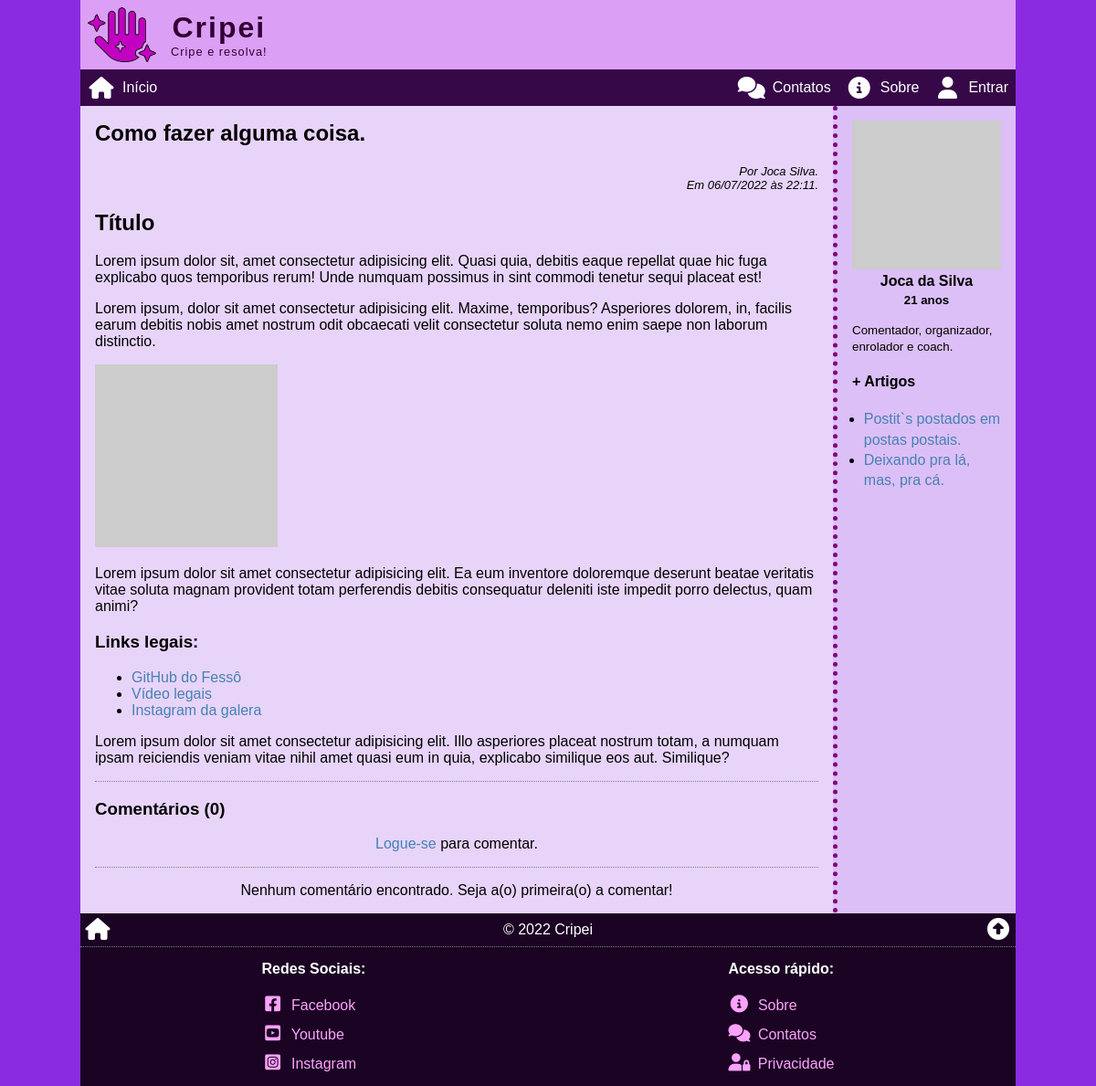
/view/?5, run on the app's committed database.
### tables this page shows
CREATE TABLE articles (
    art_id INT PRIMARY KEY NOT NULL AUTO_INCREMENT,
    art_date TIMESTAMP DEFAULT CURRENT_TIMESTAMP,
    art_title VARCHAR(255) NOT NULL,
    art_thumb VARCHAR(255) NOT NULL,
    art_intro VARCHAR(255) NOT NULL,
    art_author INT,
    art_content LONGTEXT NOT NULL,
    art_status ENUM('on', 'off', 'deleted') DEFAULT 'on',
    art_counter INT DEFAULT 0,
    FOREIGN KEY (art_author) REFERENCES users (user_id)
);

CREATE TABLE users (
    user_id INT PRIMARY KEY NOT NULL AUTO_INCREMENT,
    user_date TIMESTAMP DEFAULT CURRENT_TIMESTAMP,
    user_name VARCHAR(255) NOT NULL,
    user_email VARCHAR(255) NOT NULL,
    user_password VARCHAR(255) NOT NULL,
    user_avatar VARCHAR(255) NOT NULL,
    user_birth DATE NOT NULL,
    user_bio TEXT,
    user_last_login TIMESTAMP DEFAULT CURRENT_TIMESTAMP,
    user_type ENUM('admin', 'author', 'moderator', 'user') DEFAULT 'user',
    user_status ENUM('on', 'off', 'deleted') DEFAULT 'on'
);

### _config.php (called while the page is built, shortened)
<?php
function get_age($birthdate)
{
    $birth_date = date('Y-m-d', strtotime($birthdate));
    list($byear, $bmonth, $bday) = explode('-', $birth_date);
    $age = date("Y") - $byear;
    if (date("m") < $bmonth) $age -= 1;
    elseif ((date("m") == $bmonth) && (date("d") <= $bday)) $age -= 1;
    return $age;
}

### view/index.php (the view, shortened to what this page needs)
<?php
require($_SERVER['DOCUMENT_ROOT'] . '/_config.php');
$id = intval($_SERVER['QUERY_STRING']);
$sql = <<<SQL
SELECT *, DATE_FORMAT(art_date, '%d/%m/%Y às %H:%i') AS datebr FROM articles
INNER JOIN users ON art_author = user_id
WHERE art_id = '{$id}'
	AND art_status = 'on'
    AND art_date <= NOW();
SQL;
$res = $conn->query($sql);
$art = $res->fetch_assoc();
$parts = explode(' ', $art['user_name']);
$autor_name = $parts[0] . " " . $parts[count($parts) - 1];
$author_date = "Por {$autor_name}.<br>Em {$art['datebr']}.";
$page_article = <<<HTML
<h2>{$art['art_title']}</h2>
<div class="autor-date">{$author_date}</div>
<div>{$art['art_content']}</div>
<a id="comments"></a>
HTML;
$age = get_age($art['user_birth']);
$sql = <<<SQL
SELECT art_id, art_title FROM articles
WHERE art_author = '{$art['art_author']}'
	AND art_status = 'on'
    AND art_date <= NOW()
    AND art_id != '{$id}'
ORDER BY RAND()
LIMIT 5;
SQL;
$res = $conn->query($sql);
$author_arts = '';
if ($res->num_rows > 0) :
    $author_arts = '<h4 class="more-articles">+ Artigos</h4><ul>';
    while ($author_art = $res->fetch_assoc()) :
        $author_arts .= <<<HTML
    <li><a href="/view/?{$author_art['art_id']}">{$author_art['art_title']}</a></li>
HTML;
    endwhile;
    $author_arts .= '</ul>';
endif;
$page_aside = <<<HTML
<div class="author">
    <img src="{$art['user_avatar']}" alt="{$art['user_name']}">
    <h4>{$art['user_name']}</h4>
    <h5 class="age">{$age} anos</h5>
    <p><small>{$art['user_bio']}</small></p>
</div>
{$author_arts}
HTML;
$counter = intval($art['art_counter']) + 1;
$sql = "UPDATE articles SET art_counter = '{$counter}' WHERE art_id = '{$id}';";
$conn->query($sql);
require('comments.php');
$page_article .= <<<HTML
<hr class="separator">
<h3>Comentários ($total_comments)</h3>
{$comments}
HTML;
require($_SERVER['DOCUMENT_ROOT'] . '/_header.php');
echo "<article>{$page_article}</article>";
if ($page_aside != '') echo "<aside>{$page_aside}</aside>";
require($_SERVER['DOCUMENT_ROOT'] . '/_footer.php');

### view/style.css (style rules this page uses)
.autor-date { font-size: small; text-align: right; font-style: italic; }
aside .author img { display: block; margin: auto; width: 100%; max-width: 300px; height: auto; }
aside .author h4 { margin: .25rem 0 0 0; text-align: center; }
.age { margin: .25rem 0 0 0; text-align: center; }
aside ul { margin: 0; padding: 0 0 0 .8rem; line-height: 1.4; }

### style.css (style rules this page uses)
* { box-sizing: border-box; outline: none; transition: .2s; }
html, body { position: relative; width: 100%; height: 100%; padding: 0; margin: 0; font-family: sans-serif; font-size: 16px; }
header, nav, main, article, aside, footer { display: block; }
body { background-image: url('/img/background01.jpg'); background-attachment: fixed; background-color: blueviolet; background-position: center; background-repeat: no-repeat; background-size: cover; }
a { color: steelblue; text-decoration: none; }
.wrap>main>article { padding: 1rem; background: rgba(255, 255, 255, 0.8); flex-grow: 1; }
.wrap>main>article>h2:first-child, .wrap>main>aside>h3:first-child, .wrap>main>aside>h4:first-child { margin-top: 0; }
.wrap>main>article>*:last-child, .wrap>main>aside>*:last-child { margin-bottom: 0; }
.wrap>main>aside { border-top: 5px dotted purple; padding: 1rem; background: rgba(255, 255, 255, 0.7); }
@media (min-width: 768px) { .wrap>main>article { padding: 1rem; } }
@media (min-width: 768px) { .wrap>main>aside { border-top: 0; border-left: 5px dotted purple; min-width: 200px; max-width: 200px; } }
hr.separator { border: none; border-bottom: 1px dotted grey; }

### data on the page
articles: art_title "Como fazer alguma coisa.", art_author.user_name "Joca Silva", art_content "Título Lorem ipsum dolor sit, amet consectetur adipisicing elit. Quasi quia, debitis eaque repellat quae hic fuga explicabo quos temporibus rerum! Unde numquam possimus in sint commodi tenetur sequi placeat est! Lorem ipsum, dolor sit amet consectetur adipisicing elit. Maxime, temporibus? Asperiores dolorem, in, facilis earum debitis nobis amet nostrum odit obcaecati velit consectetur soluta nemo enim saepe non laborum distinctio. Lorem ipsum dolor sit amet consectetur adipisicing elit. Ea eum inventore doloremque deserunt beatae veritatis vitae soluta magnam provident totam perferendis debitis consequatur deleniti iste impedit porro delectus, quam animi? Links legais: GitHub do Fessô Vídeo…", art_counter "0", art_author.user_name "Joca da Silva", art_author.user_birth "21", art_author.user_bio "Comentador, organizador, enrolador e coach."
articles: art_title "Postit`s postados em postas postais."
articles: art_title "Deixando pra lá, mas, pra cá."

### other printed values
$site_name "Cripei"
$site_slogan "Cripe e resolva!"
$art['datebr'] "06/07/2022 às 22:11"
